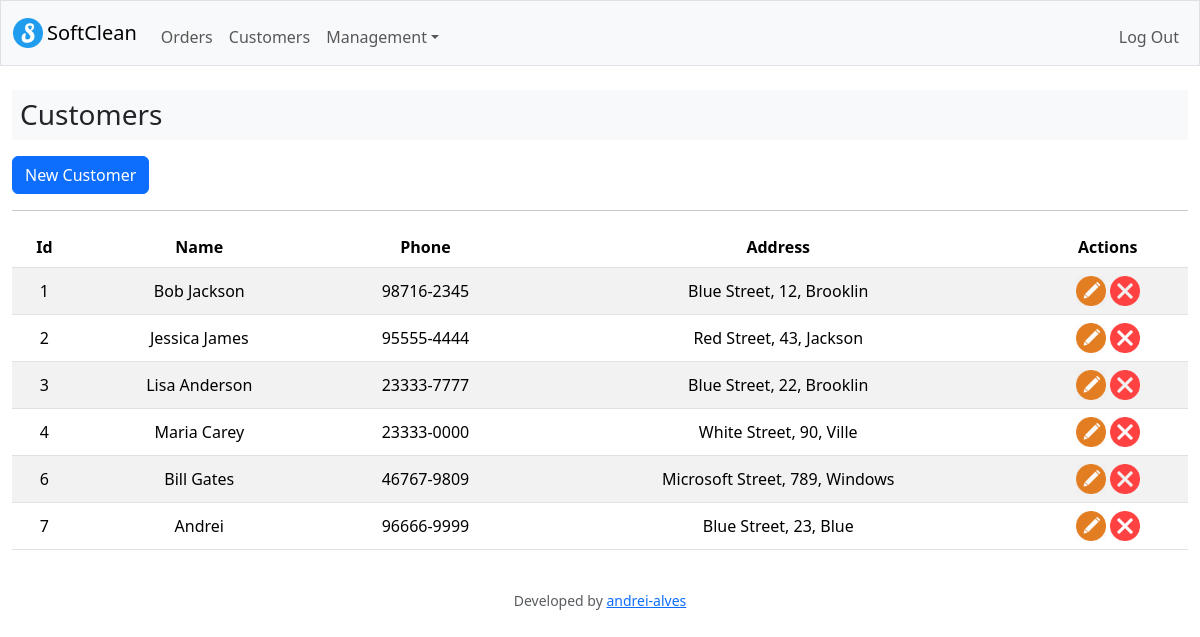
The page /customers (signed in) on the database its author committed.
### tables this page shows
CREATE TABLE customers (
    id INTEGER PRIMARY KEY AUTOINCREMENT NOT NULL,
    name TEXT NOT NULL,
    phone TEXT NOT NULL,
    phone2 TEXT,
    address TEXT,
    address_number TEXT,
    address_complement TEXT,
    neighborhood TEXT,
    city TEXT
);

### app.py (the view)
@app.route("/customers", methods=["GET", "POST"])
@login_required
def customers():
    if request.method == "POST":
        if not request.form.get("name"):
            flash("You must provide a name")
            return render_template("customers.html")
        elif not request.form.get("phone"):
            flash("You must provide a phone number")
            return render_template("customers.html")
        rows = db.execute(
            "SELECT * FROM customers WHERE phone = ?", request.form.get("phone")
        )
        if len(rows) != 0:
            flash("Phone number is already registered")
            return render_template("customers.html")
        db.execute(
            "INSERT INTO customers (name, phone, phone2, address, address_number, address_complement, neighborhood, city) VALUES (?, ?, ?, ?, ?, ?, ?, ?);",
            request.form.get("name"),
            request.form.get("phone"),
            request.form.get("phone2"),
            request.form.get("address"),
            request.form.get("address_number"),
            request.form.get("complement"),
            request.form.get("neighborhood"),
            request.form.get("city")
        )
        flash(f'{request.form.get("name")} successfully registered')
        return redirect("/customers")
    else:
        customers = db.execute("SELECT * FROM customers;")
        return render_template("customers.html", customers=customers)

### app.py (called while the page is built)
@app.after_request
def after_request(response):
    response.headers["Cache-Control"] = "no-cache, no-store, must-revalidate"
    response.headers["Expires"] = 0
    response.headers["Pragma"] = "no-cache"
    return response

### helpers.py (called while the page is built)
def login_required(f):
    @wraps(f)
    def decorated_function(*args, **kwargs):
        if session.get("user_id") is None:
            return redirect("/login")
        return f(*args, **kwargs)
    return decorated_function

### templates/customers.html (shortened to what this page needs)
{% extends "layout.html" %}
{% block main %}
<div class="d-flex justify-content-center mb-2">
  <h3 class="bg-light w-100 p-2 text-start">Customers</h3>
</div>
<div class="text-start">
  <button type="button" class="btn btn-primary" data-bs-toggle="modal" data-bs-target="#staticBackdrop">
    New Customer
  </button>
</div>
<hr>
<div class="table-responsive">
  <table class="table table-striped table-hover align-middle">
    <thead>
      <tr>
        <th scope="col">Id</th>
        <th scope="col">Name</th>
        <th scope="col">Phone</th>
        <th scope="col">Address</th>
        <th scope="col">Actions</th>
      </tr>
    </thead>
    <tbody>
      {% for customer in customers %}
      <tr>
        <td scope="row">{{ customer["id"] }}</td>
        <td scope="row">{{ customer["name"] }}</td>
        <td>{{ customer["phone"] }}</td>
        <td>{{ customer["address"] }}, {{ customer["address_number"] }}, {{ customer["neighborhood"] }}</td>
        <td>
          <a href="/customers/edit={{ customer['id'] }}"><img src="/static/edit_button.ico" width="30"></a>
          <a type="button" data-bs-toggle="modal" data-bs-target="#deleteModal{{ customer['id'] }}"><img src="/static/delete_button.ico" width="30"></a>
        </td>
      </tr>
      {% endfor %}
    </tbody>
  </table>
</div>
{% endblock %}

### rows shown on the page
customers: id "1", name "Bob Jackson", phone "98716-2345", address "Blue Street", address_number "12", neighborhood "Brooklin"
customers: id "2", name "Jessica James", phone "95555-4444", address "Red Street", address_number "43", neighborhood "Jackson"
customers: id "3", name "Lisa Anderson", phone "23333-7777", address "Blue Street", address_number "22", neighborhood "Brooklin"
customers: id "4", name "Maria Carey", phone "23333-0000", address "White Street", address_number "90", neighborhood "Ville"
customers: id "6", name "Bill Gates", phone "46767-9809", address "Microsoft Street", address_number "789", neighborhood "Windows"
customers: id "7", name "Andrei", phone "96666-9999", address "Blue Street", address_number "23", neighborhood "Blue"
